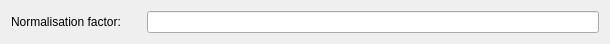
<?xml version="1.0" encoding="UTF-8"?>
<ui version="4.0">
 <class>tf_assymetry_fitting_widget</class>
 <widget class="QWidget" name="tf_assymetry_fitting_widget">
  <property name="geometry">
   <rect>
    <x>0</x>
    <y>0</y>
    <width>610</width>
    <height>38</height>
   </rect>
  </property>
  <property name="windowTitle">
   <string>Form</string>
  </property>
  <layout class="QVBoxLayout" name="verticalLayout">
   <item>
    <widget class="QFrame" name="frame">
     <layout class="QGridLayout" name="gridLayout_2">
      <property name="leftMargin">
       <number>0</number>
      </property>
      <property name="topMargin">
       <number>0</number>
      </property>
      <property name="rightMargin">
       <number>0</number>
      </property>
      <property name="bottomMargin">
       <number>0</number>
      </property>
      <item row="0" column="0">
       <widget class="QLabel" name="normalisation_label">
        <property name="minimumSize">
         <size>
          <width>130</width>
          <height>0</height>
         </size>
        </property>
        <property name="maximumSize">
         <size>
          <width>130</width>
          <height>16777215</height>
         </size>
        </property>
        <property name="text">
         <string>Normalisation factor:</string>
        </property>
       </widget>
      </item>
      <item row="0" column="1">
       <widget class="QLineEdit" name="normalisation_line_edit"/>
      </item>
     </layout>
    </widget>
   </item>
  </layout>
 </widget>
 <resources/>
 <connections/>
</ui>
